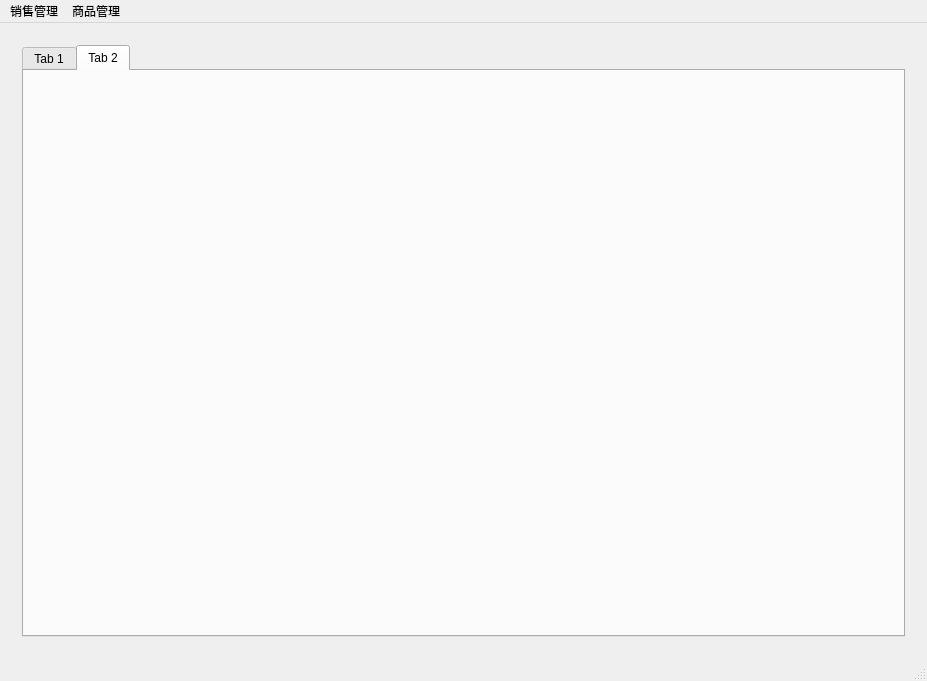
<?xml version="1.0" encoding="UTF-8"?>
<ui version="4.0">
 <class>MainWindow</class>
 <widget class="QMainWindow" name="MainWindow">
  <property name="geometry">
   <rect>
    <x>0</x>
    <y>0</y>
    <width>927</width>
    <height>681</height>
   </rect>
  </property>
  <property name="windowTitle">
   <string>MainWindow</string>
  </property>
  <widget class="QWidget" name="centralWidget">
   <layout class="QGridLayout" name="gridLayout">
    <item row="0" column="0">
     <widget class="QStackedWidget" name="StackedWidget">
      <property name="currentIndex">
       <number>0</number>
      </property>
      <widget class="QWidget" name="CommodityManagingPage">
       <layout class="QGridLayout" name="gridLayout_2">
        <item row="0" column="0">
         <widget class="QTabWidget" name="CommodityManagingTabWidget">
          <property name="currentIndex">
           <number>1</number>
          </property>
          <widget class="QWidget" name="tab">
           <attribute name="title">
            <string>Tab 1</string>
           </attribute>
          </widget>
          <widget class="QWidget" name="tab_2">
           <attribute name="title">
            <string>Tab 2</string>
           </attribute>
          </widget>
         </widget>
        </item>
       </layout>
      </widget>
      <widget class="QWidget" name="CommodityStatisticsPage"/>
      <widget class="QWidget" name="CommoditySellingPage"/>
      <widget class="QWidget" name="OrderDetailStatisticsPage"/>
     </widget>
    </item>
   </layout>
  </widget>
  <widget class="QMenuBar" name="menuBar">
   <property name="geometry">
    <rect>
     <x>0</x>
     <y>0</y>
     <width>927</width>
     <height>29</height>
    </rect>
   </property>
   <widget class="QMenu" name="SellingMenu">
    <property name="title">
     <string>销售管理</string>
    </property>
    <addaction name="SellingAction"/>
    <addaction name="SSAction"/>
   </widget>
   <widget class="QMenu" name="ManagementMenu">
    <property name="title">
     <string>商品管理</string>
    </property>
    <addaction name="CMAction"/>
    <addaction name="CSAction"/>
   </widget>
   <addaction name="SellingMenu"/>
   <addaction name="ManagementMenu"/>
  </widget>
  <widget class="QStatusBar" name="statusBar"/>
  <action name="CMAction">
   <property name="text">
    <string>管理商品数据</string>
   </property>
  </action>
  <action name="CSAction">
   <property name="text">
    <string>商品统计</string>
   </property>
  </action>
  <action name="SellingAction">
   <property name="text">
    <string>商品销售</string>
   </property>
  </action>
  <action name="SSAction">
   <property name="text">
    <string>统计</string>
   </property>
  </action>
 </widget>
 <layoutdefault spacing="6" margin="11"/>
 <resources/>
 <connections/>
</ui>
